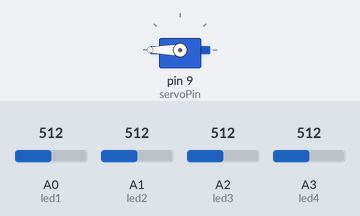
Simulated run of this sketch. Board: Arduino Uno, built with avr-gcc and run on an emulated ATmega328P. On the bench: servo. The test bench sets the inputs (shaded band); at power-on: A3 (led4) = 512, A2 (led3) = 512, A1 (led2) = 512, A0 (led1) = 512.

Above: at 1.2 s.
1.3 s: A3 (led4) set to 494
At 1.9 s:
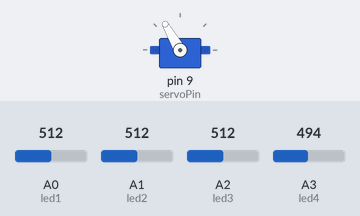
2.8 s: A2 (led3) set to 494
At 3.3 s:
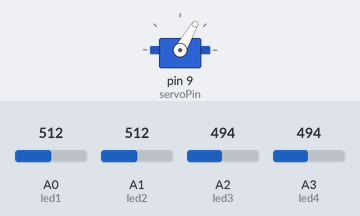
4.3 s: A1 (led2) set to 492
At 4.7 s:
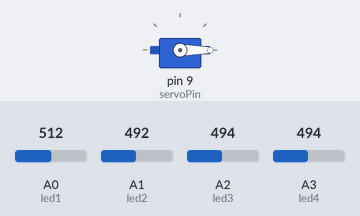
5.8 s: A1 (led2) set to 511
At 7.0 s:
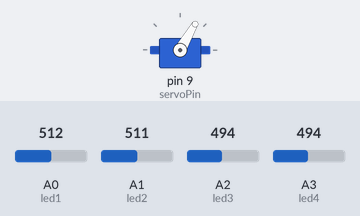
7.3 s: A1 (led2) set to 491
At 8.6 s:
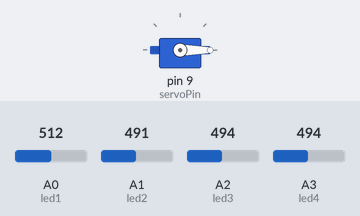
Timing chart, 0 to 9.8 s (numbered marks = the images above; inputs shaded):
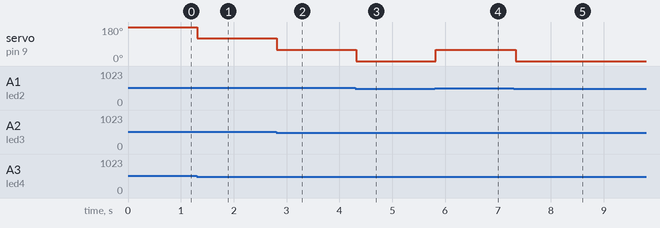

Measured:
- the behaviour switches between 502 and 501 on A3 (led4) (found by bisection; images 0 and 1)
- the behaviour switches between 502 and 501 on A2 (led3) (found by bisection; images 1 and 2)
- the behaviour switches between 502 and 501 on A1 (led2) (found by bisection; images 2 and 3)
- after the input at 1.3 s, servo on pin 9 (servoPin): 180° → 120° at once
- after the input at 2.8 s, servo on pin 9 (servoPin): 120° → 60° at once
- after the input at 4.3 s, servo on pin 9 (servoPin): 60° → 0° at once
- after the input at 5.8 s, servo on pin 9 (servoPin): 0° → 60° at once
- after the input at 7.3 s, servo on pin 9 (servoPin): 60° → 0° at once

The sketch:

84_rain_rain_go_away_Code_Servo.ino
```cpp
#include <Servo.h>      // Library for controlling the servo motor

// Define servo and input pin numbers
const byte servoPin = 9;  // Servo motor control pin
const byte led1 = A0;       // First input pin
const byte led2 = A1;       // Second input pin
const byte led3 = A2;       // Third input pin
const byte led4 = A3;       // Fourth input pin

int pre_angle,curr_angle;

Servo myservo;         // Create a servo object

void setup() {
  Serial.begin(9600); // Initialize serial communication at 9600 baud rate
  myservo.attach(servoPin);  // Attach the servo motor to the defined pin

  // Configure input pins as input
  pinMode(led1, INPUT);
  pinMode(led2, INPUT);
  pinMode(led3, INPUT);
  pinMode(led4, INPUT);

  pre_angle=0;
  curr_angle=0;
  myservo.write(curr_angle); // Initialize servo position to 0 degrees

}

void loop() {
  // Read the state of the 4 input pins
  int inputs[4] = {analogRead(led1), analogRead(led2), analogRead(led3), analogRead(led4)};

  // Define corresponding servo angles
  int angles[4] = {0, 60, 120, 180};

  curr_angle=0;
  for(int i=3;i>=0;i--){
    if(inputs[i]>501){
      curr_angle=angles[i];
      break;
    }
  }

  if(curr_angle!=pre_angle){
    myservo.write(curr_angle);
    pre_angle=curr_angle;
  }

  delay(100); // Short delay to avoid repeated triggering
}
```
